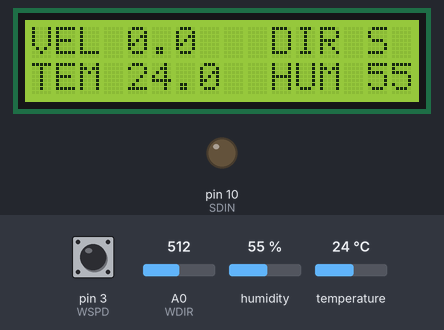
Recording of a sketch running on a simulated Arduino Uno, built with avr-gcc and run on an emulated ATmega328P. Shown: 16×2 character LCD, output pins drawn as LEDs (lit = HIGH). The test bench sets the inputs (shaded band); at power-on: A0 (WDIR) = 512, pin 3 (WSPD) HIGH, humidity 55 %, temperature 24 °C. Storage starts empty.

Above: at 5.8 s.
5.9 s: A0 (WDIR) set to 387
At 9.1 s:
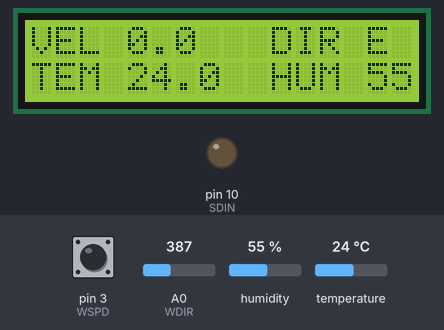
9.9 s: A0 (WDIR) set to 407
At 12.1 s:
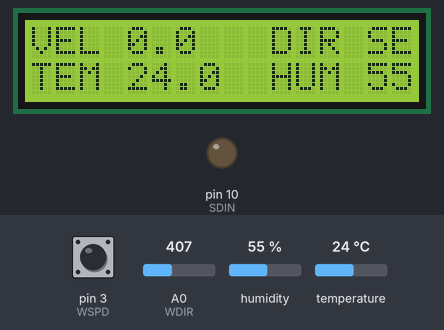
13.9 s: A0 (WDIR) set to 711
At 17.5 s:
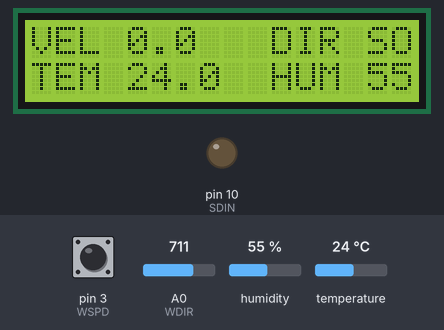
17.9 s: A0 (WDIR) set to 691
At 20.2 s:
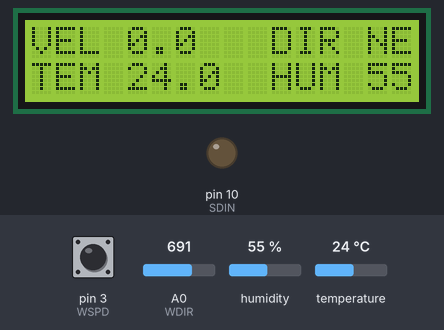
21.9 s: A0 (WDIR) set to 900
At 22.8 s:
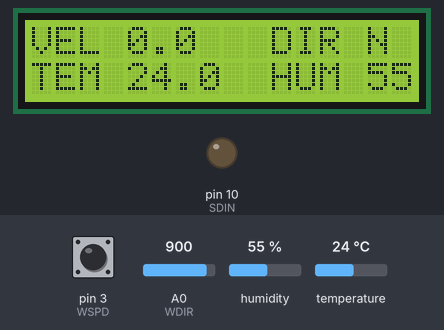
25.9 s: A0 (WDIR) set to 996
At 29.2 s:
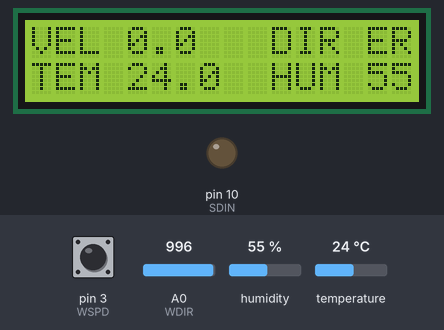
Timing chart, 0 to 30.7 s (numbered marks = the images above; inputs shaded):
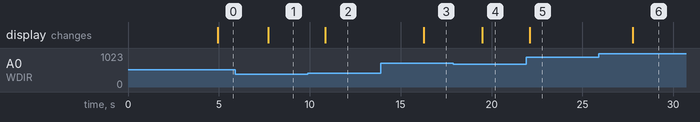

Measured:
- after the input at 5.9 s, the display: changes after 1.8 s (image 1)
- after the input at 9.9 s, the display: changes after 0.95 s (image 2)
- after the input at 13.9 s, the display: changes after 2.4 s (image 3)
- after the input at 17.9 s, the display: changes after 1.6 s (image 4)
- after the input at 21.9 s, the display: changes after 0.21 s (image 5)
- after the input at 25.9 s, the display: changes after 1.9 s (image 6)

The sketch:

Code.ino
```cpp
#include <LiquidCrystal_I2C.h>
#include <SD.h>
#include <DHT.h>
#include <DHT_U.h>

// Variables para los pines de entrada/salida
const byte WSPD = 3;
const byte WDIR = A0;
const byte HYTS = 9;
const byte SDIN = 10;

// Declaración de variables generales para los componentes utilizados
LiquidCrystal_I2C screen(0x27, 16, 2);
File lectura;
DHT DHTsensor(HYTS, DHT22);

// Periodos de lectura, actualización de pantalla y escritura
unsigned int readPeriod = 2;
unsigned int dispPeriod = 2;
unsigned int writePeriod = 60;

// Variables ambientales
float hum = 0;
float temp = 0;
float WSpeed = 0;
float WGust = 0;
String WDir = "";
String WGustDir = "";

// Variables auxiliares para la medición del viento
volatile long lastWindIRQ = 0;
volatile byte windClicks = 0;
long lastWindCheck = 0;

// Variables auxiliares para periodos de lectura, escritura y despliegue
unsigned int dispTime = 0;
unsigned int writeTime = 0;
unsigned int readTime = 0;


// Interrupción para la lectura de los clicks del anemómetro del pin D3 (2 clicks por rotación)
void wspeedIRQ() {

  // Ignoramos los errores del interruptor, por rebotes menores a 10 ms (velocidad máxima del viento de 228 km/h)
  if (millis() - lastWindIRQ > 10) {

    lastWindIRQ = millis(); //Grab the current time
    windClicks++; // Cada click por segundo representa 1.492 MPH (2.401 km/h)
  }
}


void setup() {

  DHTsensor.begin();
  SD.begin(SDIN);

  pinMode(WSPD, INPUT_PULLUP);
  pinMode(HYTS, INPUT);
  pinMode(SDIN, OUTPUT);

  // attach external interrupt pins to IRQ functions
  attachInterrupt(digitalPinToInterrupt(WSPD), wspeedIRQ, FALLING);

  // turn on interrupts
  interrupts();

  initScreen();
  initSDcard();

}

void loop() {

  unsigned long inicio = millis();

  if ( readTime > readPeriod*1000 ) {

    readValues();
    readTime = 0;
  }

  if ( dispTime > dispPeriod*1000 ) {

    displayOnScreen();
    dispTime = 0;
  }

  if ( writeTime > writePeriod*1000 ) {

    writeSD();
    hum = 0;
    temp = 0;
    writeTime = 0;
  }

  unsigned long total = millis() - inicio;
  dispTime += total;
  writeTime += total;
  readTime += total;
}

// Lectura del viento y conversión a km/h
float get_wind_speed() {

  float deltaTime = millis() - lastWindCheck;

  deltaTime /= 1000.0;          // Conversión a segundos

  float windSpeed = (float)windClicks / deltaTime;

  windClicks = 0;               // Reinicio de la cuenta de clicks
  lastWindCheck = millis();

  windSpeed *= 2.40114;         // Conversión de MPH a km/h

  return (windSpeed);
}

// Lectura de la dirección del viento
String get_wind_direction() {

  unsigned int adc;

  adc = analogRead(WDIR); // get the current reading from the sensor

  // Los valores de la veleta se muestran comparan en orden ascendente
  // Cada límite se definió 5 unidades de resistencia por sobre el valor del sensor

  if (adc < (397+5) ) return ("E");
  if (adc < (483+5) ) return ("SE");
  if (adc < (570+5) ) return ("S");
  if (adc < (701+5) ) return ("NE");
  if (adc < (813+5) ) return ("SO");
  if (adc < (903+5) ) return ("N");
  if (adc < (957+5) ) return ("NO");
  if (adc < (986+5) ) return ("O");
  return ("ERROR"); // error, disconnected?
}

void readValues() {

  WSpeed = get_wind_speed();                      // Se lee la velocidad del viento
  WDir = get_wind_direction();                    // Se lee la dirección del viento

  if ( isnan(DHTsensor.readHumidity()) != 1 )
        hum = DHTsensor.readHumidity();           // Se lee la humedad
  if ( isnan(DHTsensor.readTemperature()) != 1 )
        temp = DHTsensor.readTemperature();       // Se lee la temperatura

  // Se guarda la velocidad y dirección de la ráfaga
  // Se actualiza con cada reinicio del sistema
  if ( WGust < WSpeed ) {

    WGust = WSpeed;
    WGustDir = WDir;
  }
}

/* Función encargada de inicializar la pantalla LCD 16x2
 * Enciende la luz de fondo de la pantalla y despliega
 * un mensjae inicial en esta
 */
void initScreen() {

  screen.init();
  screen.backlight();
  screen.begin(16, 2);
  screen.home();

  screen.print(F("   ESTACION"));
  screen.setCursor(0, 1);
  screen.print(F(" METEOROLOGICA"));

  delay(2000);
}

/* Función encargada de inicializar la tarjeta SD
 * Verifica que la tarjeta se encuentra conectada correctamente
 * y escribe el encabezado para los datos, en formato .CSV
 */
void initSDcard() {

  // Archivo para la escritura en la tarjeta SD
  lectura = SD.open("datos.txt", FILE_WRITE);

  // Encabezado de los datos a escribir en la tarjeta
  if( lectura ) {

    lectura.print(F("Humedad (%),"));
    lectura.print(F("Temperatura (°C),"));
    lectura.print(F("Velocidad del viento (Km/h),"));
    lectura.print(F("Dirección del viento,"));
    lectura.print(F("Velocidad de la ráfaga (Km/h),"));
    lectura.println(F("Dirección de la ráfaga"));
  }
  else {

    screen.clear();
    screen.home();
    screen.print(F(" TARJETA SD NO"));
    screen.setCursor(0, 1);
    screen.print(F("   DETECTADA"));
  }

lectura.close();
}

/* Función para la escritura de los valores en la tarjeta SD
 * Escribe los valores en la tarjeta, en formato .CSV
 */
void writeSD() {

  lectura = SD.open("datos.txt", FILE_WRITE);

  if( lectura ){

    // Escribe el valor de humedad sin espacios decimales
    lectura.print(hum, 0);
    lectura.print(",");

    // Escribe el valor de temperatura con un espacio decimal
    lectura.print(temp, 1);
    lectura.print(",");

    // Escribe el valor de velocidad del viento con un espacio decimal
    lectura.print(WSpeed, 1);
    lectura.print(",");

    // Escribe el valor de dirección del viento
    lectura.print(WDir);
    lectura.print(",");

    // Escribe el valor de velocidad de la ráfaga con un espacio decimal
    lectura.print(WGust, 1);
    lectura.print(",");

    // Escribe el valor de dirección de la ráfaga con un espacio decimal
    lectura.print(WGustDir);
    lectura.print(",");

    // Salto de línea
    lectura.println("");
  }

  lectura.close();
}

/* Función para el despliegue de los valores en pantalla
 * Escribe los valores leídos en la pantalla
 */
void displayOnScreen(){

  screen.clear();
  screen.home();

  screen.print(F("VEL "));  // Etiqueta para la velocidad
  screen.print(WSpeed, 1);  // Velocidad
  screen.setCursor(10, 0);  // Etiqueta para la dirección
  screen.print(F("DIR "));  // Dirección
  screen.print(WDir);
  screen.setCursor(0, 1);
  screen.print(F("TEM "));  // Etiqueta para la temperatura
  screen.print(temp, 1);    // Temperatura
  screen.setCursor(10, 1);
  screen.print(F("HUM "));  // Etiqueta para la humedad
  screen.print(hum, 0);     // Humedad

}
```
